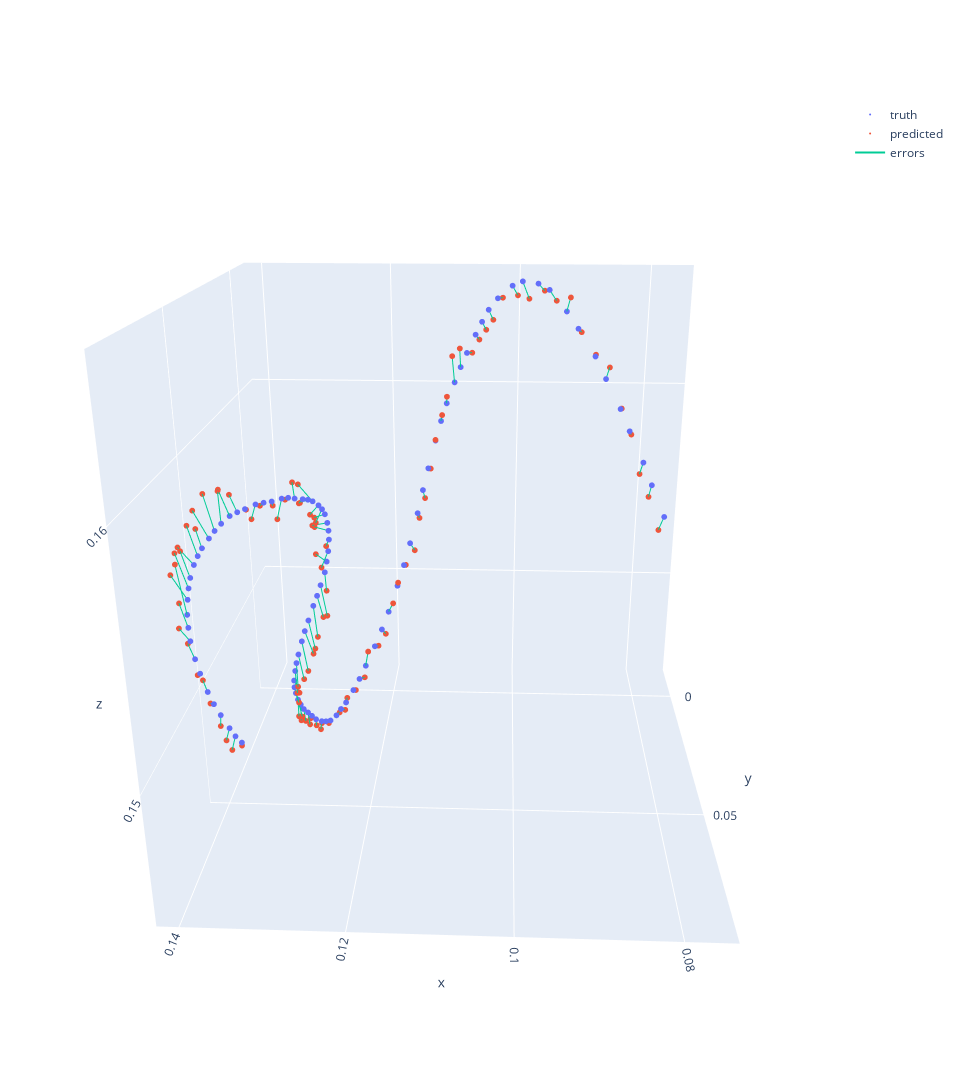

Write notebook code for a chart like this one.
### Code cell
show_trajectories(np.array(gt_poses)[:, 3, :3], np.array(poses)[:, 3, :3])
